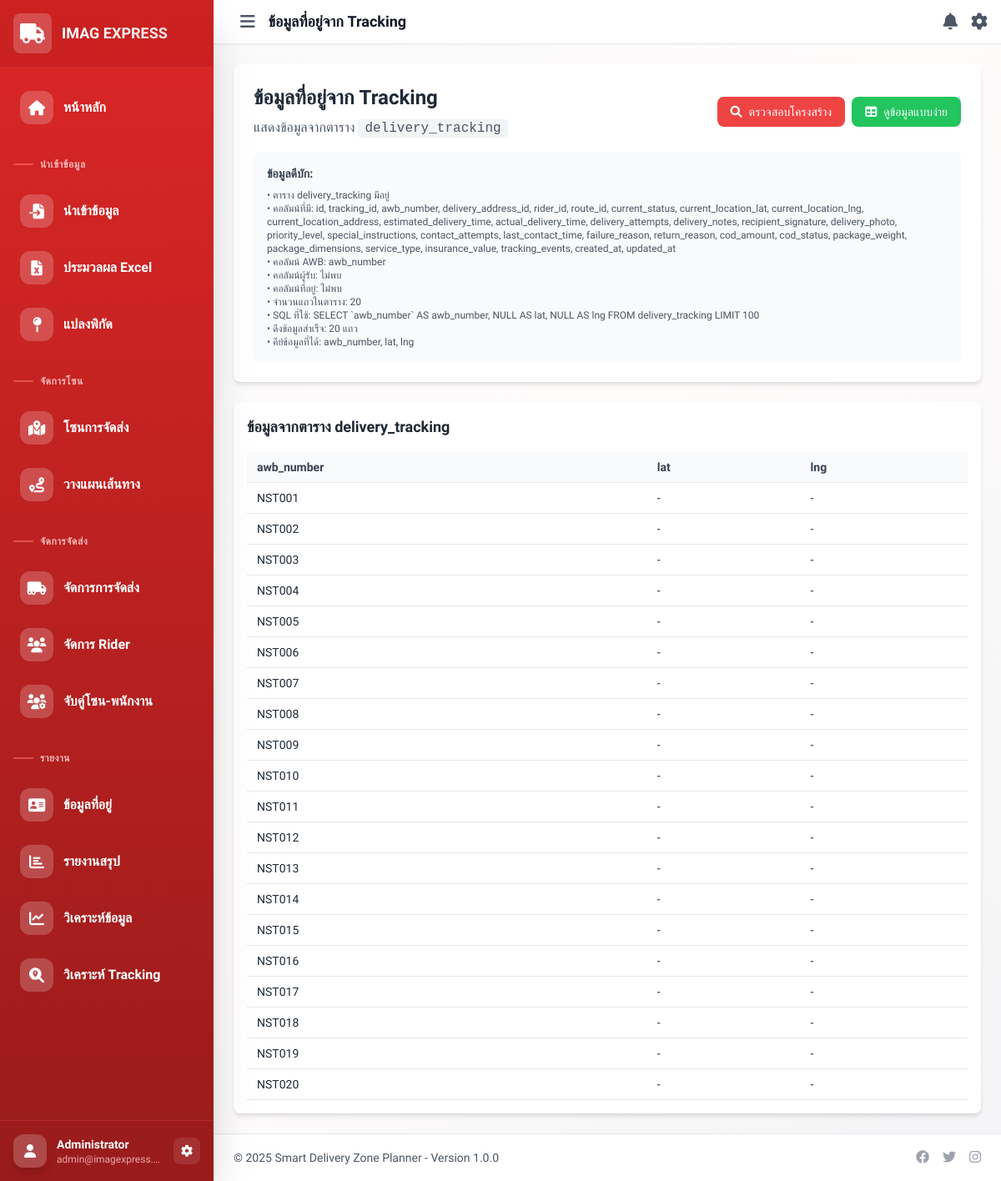
/pages/address_info_fixed.php, run on the app's committed database.
### tables this page shows
CREATE TABLE delivery_tracking (
    id INT AUTO_INCREMENT PRIMARY KEY,
    tracking_id VARCHAR(50) NOT NULL UNIQUE,
    awb_number VARCHAR(50) NOT NULL,
    delivery_address_id INT,
    rider_id INT,
    route_id INT,
    current_status ENUM('pending', 'picked_up', 'in_transit', 'out_for_delivery', 'delivered', 'failed', 'returned', 'cancelled') DEFAULT 'pending',
    current_location_lat DECIMAL(10, 8),
    current_location_lng DECIMAL(11, 8),
    current_location_address TEXT,
    estimated_delivery_time DATETIME,
    actual_delivery_time DATETIME NULL,
    delivery_attempts INT DEFAULT 0,
    delivery_notes TEXT,
    recipient_signature VARCHAR(255),
    delivery_photo VARCHAR(255),
    priority_level ENUM('normal', 'urgent', 'express', 'standard') DEFAULT 'normal',
    special_instructions TEXT,
    contact_attempts INT DEFAULT 0,
    last_contact_time DATETIME NULL,
    failure_reason ENUM('address_not_found', 'recipient_not_available', 'refused_delivery', 'damaged_package', 'weather', 'vehicle_breakdown', 'other') NULL,
    return_reason TEXT,
    cod_amount DECIMAL(10, 2) DEFAULT 0.00,
    cod_status ENUM('not_applicable', 'pending', 'collected', 'failed') DEFAULT 'not_applicable',
    package_weight DECIMAL(8, 2),
    package_dimensions VARCHAR(50),
    service_type ENUM('standard', 'express', 'same_day', 'next_day') DEFAULT 'standard',
    insurance_value DECIMAL(10, 2) DEFAULT 0.00,
    tracking_events JSON,
    created_at TIMESTAMP DEFAULT CURRENT_TIMESTAMP,
    updated_at TIMESTAMP DEFAULT CURRENT_TIMESTAMP ON UPDATE CURRENT_TIMESTAMP
);

### pages/address_info_fixed.php (the view, shortened to what this page needs)
<?php
require_once '../config/config.php';
include '../includes/header.php';
$rows = [];
$debugInfo = [];
$tableExists = false;
try {
    $stmt = $conn->prepare("SHOW TABLES LIKE 'delivery_tracking'");
    $stmt->execute();
    $tableExists = $stmt->rowCount() > 0;
} catch (Exception $e) {
    $tableExists = false;
}
if (!$tableExists) {
    $debugInfo[] = "ตาราง delivery_tracking ไม่มีในฐานข้อมูล";
} else {
    $debugInfo[] = "ตาราง delivery_tracking มีอยู่";
    try {
        $stmt = $conn->prepare("SHOW COLUMNS FROM delivery_tracking");
        $stmt->execute();
        $columns = $stmt->fetchAll(PDO::FETCH_COLUMN, 0);
        $debugInfo[] = "คอลัมน์ที่มี: " . implode(', ', $columns);
        $awbColumn = null;
        $recipientColumn = null;
        $addressColumn = null;
        foreach ($columns as $col) {
            if (strtolower($col) === 'awb' || stripos($col, 'awb') !== false) {
                $awbColumn = $col;
            }
        }
        $debugInfo[] = "คอลัมน์ AWB: " . ($awbColumn ?: 'ไม่พบ');
        $debugInfo[] = "คอลัมน์ผู้รับ: " . ($recipientColumn ?: 'ไม่พบ');
        $debugInfo[] = "คอลัมน์ที่อยู่: " . ($addressColumn ?: 'ไม่พบ');
    } catch (Exception $e) {
        $debugInfo[] = "ไม่สามารถดูโครงสร้างตารางได้: " . $e->getMessage();
    }
    try {
        $stmt = $conn->prepare("SELECT COUNT(*) FROM delivery_tracking");
        $stmt->execute();
        $count = $stmt->fetchColumn();
        $debugInfo[] = "จำนวนแถวในตาราง: " . $count;
    } catch (Exception $e) {
        $debugInfo[] = "ไม่สามารถนับแถวได้: " . $e->getMessage();
    }
    try {
        $selectFields = [];
        if ($awbColumn) $selectFields[] = "`{$awbColumn}` AS awb_number";
        $selectFields[] = "NULL AS lat";
        $selectFields[] = "NULL AS lng";
        if (empty($selectFields)) {
            $sql = "SELECT * FROM delivery_tracking LIMIT 100";
        } else {
            $sql = "SELECT " . implode(', ', $selectFields) . " FROM delivery_tracking LIMIT 100";
        }
        $debugInfo[] = "SQL ที่ใช้: " . $sql;
        $stmt = $conn->prepare($sql);
        $stmt->execute();
        $rows = $stmt->fetchAll(PDO::FETCH_ASSOC);
        $debugInfo[] = "ดึงข้อมูลสำเร็จ: " . count($rows) . " แถว";
        if (!empty($rows)) {
            $debugInfo[] = "คีย์ข้อมูลที่ได้: " . implode(', ', array_keys($rows[0]));
        }
    } catch (Exception $e) {
        $debugInfo[] = "ข้อผิดพลาดในการดึงข้อมูล: " . $e->getMessage();
        try {
            $simple_sql = "SELECT * FROM delivery_tracking LIMIT 20";
            $stmt = $conn->prepare($simple_sql);
            $stmt->execute();
            $rows = $stmt->fetchAll(PDO::FETCH_ASSOC);
            $debugInfo[] = "Fallback ดึงข้อมูลสำเร็จ: " . count($rows) . " แถว";
            if (!empty($rows)) {
                $debugInfo[] = "คีย์ข้อมูล Fallback: " . implode(', ', array_keys($rows[0]));
            }
        } catch (Exception $e2) {
            $debugInfo[] = "Fallback ล้มเหลว: " . $e2->getMessage();
        }
    }
}
?>
<div class="fadeIn">
    <div class="bg-white p-6 rounded-lg shadow-md mb-6">
        <div class="flex items-center justify-between">
            <div>
                <h1 class="text-2xl font-bold text-gray-800">ข้อมูลที่อยู่จาก Tracking</h1>
                <p class="text-gray-600 mt-2">แสดงข้อมูลจากตาราง <span class="font-mono bg-gray-100 px-2 py-0.5 rounded">delivery_tracking</span></p>
            </div>
            <div class="flex space-x-2">
                <a href="../check_table_structure.php" class="bg-blue-500 hover:bg-blue-600 text-white px-4 py-2 rounded-lg text-sm">
                    <i class="fas fa-search mr-2"></i>ตรวจสอบโครงสร้าง
                </a>
                <a href="../view_delivery_tracking.php" class="bg-green-500 hover:bg-green-600 text-white px-4 py-2 rounded-lg text-sm">
                    <i class="fas fa-table mr-2"></i>ดูข้อมูลแบบง่าย
                </a>
            </div>
        </div>
        <div class="mt-4 p-4 bg-gray-50 rounded-lg">
            <h3 class="text-sm font-semibold text-gray-700 mb-2">ข้อมูลดีบัก:</h3>
            <?php foreach ($debugInfo as $info): ?>
                <p class="text-xs text-gray-600">• <?php echo htmlspecialchars($info); ?></p>
            <?php endforeach; ?>
        </div>
    </div>
    <div class="bg-white p-4 rounded-lg shadow-md overflow-x-auto">
        <?php if (empty($rows)): ?>
            <div class="text-center py-8 text-gray-500">
                <i class="fas fa-exclamation-triangle text-4xl mb-4 text-yellow-500"></i>
                <h3 class="text-lg font-medium mb-2">ไม่สามารถดึงข้อมูลได้</h3>
                <p>ตารางมีโครงสร้างที่แตกต่างจากที่คาดหวัง</p>
                <div class="mt-4">
                    <a href="../check_table_structure.php" class="bg-blue-500 hover:bg-blue-600 text-white px-4 py-2 rounded-lg">
                        ตรวจสอบโครงสร้างตาราง
                    </a>
                </div>
            </div>
        <?php else: ?>
            <h2 class="text-lg font-semibold text-gray-800 mb-4">ข้อมูลจากตาราง delivery_tracking</h2>
            <table class="min-w-full">
                <thead>
                    <tr class="border-b bg-gray-50">
                        <?php if (isset($rows[0])): ?>
                            <?php foreach (array_keys($rows[0]) as $header): ?>
                                <th class="text-left px-3 py-2 text-sm text-gray-700"><?php echo htmlspecialchars($header); ?></th>
                            <?php endforeach; ?>
                        <?php endif; ?>
                    </tr>
                </thead>
                <tbody>
                    <?php foreach ($rows as $r): ?>
                        <tr class="border-b hover:bg-gray-50">
                            <?php foreach ($r as $key => $value): ?>
                                <td class="px-3 py-2 text-sm text-gray-800">
                                    <?php
                                    $displayValue = $value;
                                    echo htmlspecialchars($displayValue ?: '-');
                                    ?>
                                </td>
                            <?php endforeach; ?>
                        </tr>
                    <?php endforeach; ?>
                </tbody>
            </table>
        <?php endif; ?>
    </div>
</div>
<?php include '../includes/footer.php'; ?>

### assets/css/red-theme.css (style rules this page uses)
:root { --primary-red: #dc2626; --primary-red-dark: #b91c1c; --primary-red-light: #ef4444; --accent-red: #fca5a5; --bg-red: #fef2f2; --text-red: #991b1b; --border-red: #fecaca; }

### assets/css/style.css (style rules this page uses)
html, body { font-family: 'IBM Plex Sans Thai', -apple-system, BlinkMacSystemFont, 'Segoe UI', Roboto, sans-serif; }
.fadeIn { animation: fadeIn 0.5s ease-in; }

### includes/header.php (style rules this page uses)
.bg-blue-500 { background-color: #ef4444 !important; }

### data on the page
delivery_tracking: awb_number "NST001", displayValue "-"
delivery_tracking: awb_number "NST002", displayValue "-"
delivery_tracking: awb_number "NST003", displayValue "-"
delivery_tracking: awb_number "NST004", displayValue "-"
delivery_tracking: awb_number "NST005", displayValue "-"
delivery_tracking: awb_number "NST006", displayValue "-"
delivery_tracking: awb_number "NST007", displayValue "-"
delivery_tracking: awb_number "NST008", displayValue "-"
delivery_tracking: awb_number "NST009", displayValue "-"
delivery_tracking: awb_number "NST010", displayValue "-"
delivery_tracking: awb_number "NST011", displayValue "-"
delivery_tracking: awb_number "NST012", displayValue "-"
delivery_tracking: awb_number "NST013", displayValue "-"
delivery_tracking: awb_number "NST014", displayValue "-"
delivery_tracking: awb_number "NST015", displayValue "-"
delivery_tracking: awb_number "NST016", displayValue "-"
delivery_tracking: awb_number "NST017", displayValue "-"
delivery_tracking: awb_number "NST018", displayValue "-"
delivery_tracking: awb_number "NST019", displayValue "-"
delivery_tracking: awb_number "NST020", displayValue "-"

### other printed values
$page_title "ข้อมูลที่อยู่จาก Tracking"
$info "ตาราง delivery_tracking มีอยู่"
$info "คอลัมน์ AWB: awb_number"
$info "คอลัมน์ผู้รับ: ไม่พบ"
$info "คอลัมน์ที่อยู่: ไม่พบ"
$info "จำนวนแถวในตาราง: 20"
$info "SQL ที่ใช้: SELECT `awb_number` AS awb_number, NULL AS lat, NULL AS lng FROM delivery_tracking LIMIT 100"
$info "ดึงข้อมูลสำเร็จ: 20 แถว"
$info "คีย์ข้อมูลที่ได้: awb_number, lat, lng"
$header "awb_number"
$header "lat"
$header "lng"
APP_NAME "Smart Delivery Zone Planner"
APP_VERSION "1.0.0"
